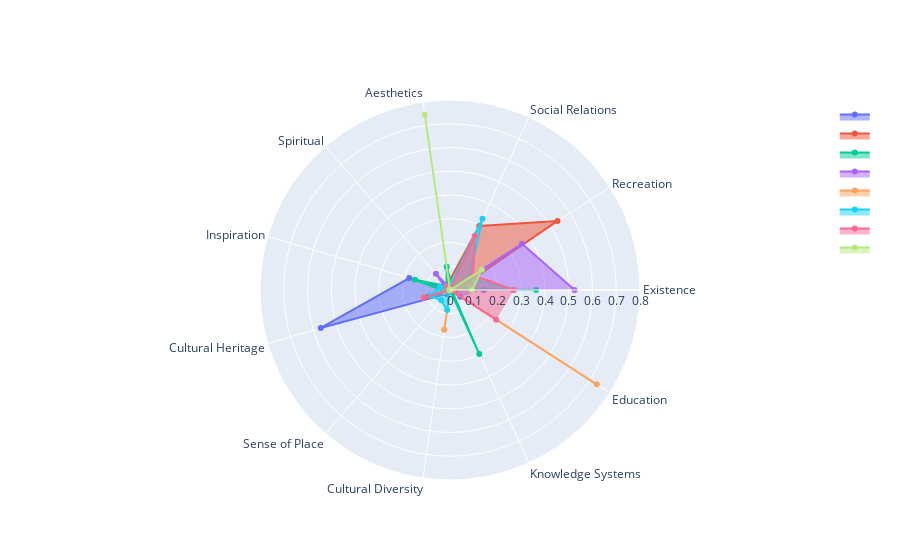

Write notebook code for a chart like this one.
### Code cell
# Source: https://plotly.com/python/radar-chart/
import plotly.graph_objects as go

fig = go.Figure()

for category in cat_frequencies:
    # compute frequency total per park
    park_freq_total = sum(list(category.values()))
    r_values = [x/park_freq_total for x in list(category.values())]
    fig.add_trace(go.Scatterpolar(
          r=r_values, #This is a method
          theta=list(category.keys()),
          fill='toself',
          name=''
    ))

fig.update_layout(
  polar=dict(
    radialaxis=dict(
      visible=True,
      range=[0, 0.8]
    )),
  showlegend=True
)
    
fig.show()

### Figure 1 — Plotly figure (JSON) as saved in the notebook; plotly's stock layout.template omitted (floating-point values rounded to 4 significant figures)
{"data": [{"fill": "toself", "name": "", "r": [0.1412, 0.02086, 0, 0.004346, 0.003042, 0.1791, 0.5671, 0.02173, 0.003042, 0.007388, 0.05215], "theta": ["Existence", "Recreation", "Social Relations", "Aesthetics", "Spiritual", "Inspiration", "Cultural Heritage", "Sense of Place", "Cultural Diversity", "Knowledge Systems", "Education"], "type": "scatterpolar"}, {"fill": "toself", "name": "", "r": [0.02759, 0.5379, 0.2966, 0.03448, 0, 0, 0.09655, 0.006897, 0, 0, 0], "theta": ["Existence", "Recreation", "Social Relations", "Aesthetics", "Spiritual", "Inspiration", "Cultural Heritage", "Sense of Place", "Cultural Diversity", "Knowledge Systems", "Education"], "type": "scatterpolar"}, {"fill": "toself", "name": "", "r": [0.3626, 0.01099, 0.02198, 0.0989, 0.02198, 0.1538, 0.02198, 0, 0, 0.2967, 0.01099], "theta": ["Existence", "Recreation", "Social Relations", "Aesthetics", "Spiritual", "Inspiration", "Cultural Heritage", "Sense of Place", "Cultural Diversity", "Knowledge Systems", "Education"], "type": "scatterpolar"}, {"fill": "toself", "name": "", "r": [0.5246, 0.3607, 0, 0.008197, 0.09016, 0.01639, 0, 0, 0, 0, 0], "theta": ["Existence", "Recreation", "Social Relations", "Aesthetics", "Spiritual", "Inspiration", "Cultural Heritage", "Sense of Place", "Cultural Diversity", "Knowledge Systems", "Education"], "type": "scatterpolar"}, {"fill": "toself", "name": "", "r": [0.01258, 0.01058, 0.03447, 0, 0, 0.01368, 0.02499, 0, 0.1693, 0, 0.7345], "theta": ["Existence", "Recreation", "Social Relations", "Aesthetics", "Spiritual", "Inspiration", "Cultural Heritage", "Sense of Place", "Cultural Diversity", "Knowledge Systems", "Education"], "type": "scatterpolar"}, {"fill": "toself", "name": "", "r": [0.2645, 0.09651, 0.3297, 0.01453, 0.02151, 0.04419, 0.08721, 0.05698, 0.08488, 0, 0], "theta": ["Existence", "Recreation", "Social Relations", "Aesthetics", "Spiritual", "Inspiration", "Cultural Heritage", "Sense of Place", "Cultural Diversity", "Knowledge Systems", "Education"], "type": "scatterpolar"}, {"fill": "toself", "name": "", "r": [0.2692, 0.1154, 0.25, 0, 0.01923, 0, 0.1154, 0, 0, 0, 0.2308], "theta": ["Existence", "Recreation", "Social Relations", "Aesthetics", "Spiritual", "Inspiration", "Cultural Heritage", "Sense of Place", "Cultural Diversity", "Knowledge Systems", "Education"], "type": "scatterpolar"}, {"fill": "toself", "name": "", "r": [0.09276, 0.159, 0, 0.7452, 0, 0.003058, 0, 0, 0, 0, 0], "theta": ["Existence", "Recreation", "Social Relations", "Aesthetics", "Spiritual", "Inspiration", "Cultural Heritage", "Sense of Place", "Cultural Diversity", "Knowledge Systems", "Education"], "type": "scatterpolar"}], "layout": {"polar": {"radialaxis": {"range": [0, 0.8], "visible": true}}, "showlegend": true}}
